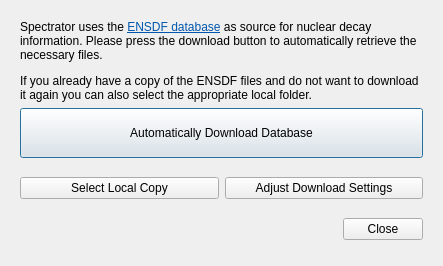
<?xml version="1.0" encoding="UTF-8"?>
<ui version="4.0">
 <class>ENSDFDownloader</class>
 <widget class="QDialog" name="ENSDFDownloader">
  <property name="geometry">
   <rect>
    <x>0</x>
    <y>0</y>
    <width>443</width>
    <height>266</height>
   </rect>
  </property>
  <property name="windowTitle">
   <string>Database Download</string>
  </property>
  <layout class="QVBoxLayout" name="verticalLayout">
   <property name="leftMargin">
    <number>20</number>
   </property>
   <property name="topMargin">
    <number>20</number>
   </property>
   <property name="rightMargin">
    <number>20</number>
   </property>
   <item>
    <widget class="QLabel" name="label">
     <property name="text">
      <string>&lt;html&gt;&lt;head/&gt;&lt;body&gt;&lt;p&gt;Spectrator uses the &lt;a href=&quot;http://www.nndc.bnl.gov/ensdf/&quot;&gt;&lt;span style=&quot; text-decoration: underline; color:#0057ae;&quot;&gt;ENSDF database&lt;/span&gt;&lt;/a&gt; as source for nuclear decay information. Please press the download button to automatically retrieve the necessary files.&lt;/p&gt;&lt;p&gt;If you already have a copy of the ENSDF files and do not want to download it again you can also select the appropriate local folder.&lt;/p&gt;&lt;/body&gt;&lt;/html&gt;</string>
     </property>
     <property name="textFormat">
      <enum>Qt::RichText</enum>
     </property>
     <property name="wordWrap">
      <bool>true</bool>
     </property>
     <property name="openExternalLinks">
      <bool>true</bool>
     </property>
    </widget>
   </item>
   <item>
    <widget class="QPushButton" name="downloadButton">
     <property name="minimumSize">
      <size>
       <width>0</width>
       <height>50</height>
      </size>
     </property>
     <property name="text">
      <string>Automatically Download Database</string>
     </property>
     <property name="icon">
      <iconset resource="spectrator.qrc">
       <normaloff>:/download.png</normaloff>:/download.png</iconset>
     </property>
     <property name="iconSize">
      <size>
       <width>32</width>
       <height>32</height>
      </size>
     </property>
     <property name="default">
      <bool>true</bool>
     </property>
    </widget>
   </item>
   <item>
    <widget class="QStackedWidget" name="stackedWidget">
     <property name="currentIndex">
      <number>0</number>
     </property>
     <widget class="QWidget" name="buttonPage">
      <layout class="QVBoxLayout" name="verticalLayout_4">
       <property name="margin">
        <number>0</number>
       </property>
       <item>
        <layout class="QHBoxLayout" name="horizontalLayout">
         <item>
          <widget class="QPushButton" name="localButton">
           <property name="text">
            <string>Select Local Copy</string>
           </property>
           <property name="icon">
            <iconset resource="spectrator.qrc">
             <normaloff>:/document-open-folder.png</normaloff>:/document-open-folder.png</iconset>
           </property>
          </widget>
         </item>
         <item>
          <widget class="QPushButton" name="setupButton">
           <property name="text">
            <string>Adjust Download Settings</string>
           </property>
           <property name="icon">
            <iconset resource="spectrator.qrc">
             <normaloff>:/configure.png</normaloff>:/configure.png</iconset>
           </property>
          </widget>
         </item>
        </layout>
       </item>
       <item>
        <layout class="QHBoxLayout" name="horizontalLayout_2">
         <property name="spacing">
          <number>0</number>
         </property>
         <item>
          <spacer name="horizontalSpacer">
           <property name="orientation">
            <enum>Qt::Horizontal</enum>
           </property>
           <property name="sizeHint" stdset="0">
            <size>
             <width>40</width>
             <height>20</height>
            </size>
           </property>
          </spacer>
         </item>
         <item>
          <widget class="QPushButton" name="closeButton">
           <property name="text">
            <string>Close</string>
           </property>
           <property name="icon">
            <iconset resource="spectrator.qrc">
             <normaloff>:/dialog-close.png</normaloff>:/dialog-close.png</iconset>
           </property>
          </widget>
         </item>
        </layout>
       </item>
      </layout>
     </widget>
     <widget class="QWidget" name="progressPage">
      <layout class="QVBoxLayout" name="verticalLayout_2">
       <property name="spacing">
        <number>8</number>
       </property>
       <property name="margin">
        <number>0</number>
       </property>
       <item>
        <widget class="QLabel" name="progressLabel">
         <property name="text">
          <string/>
         </property>
        </widget>
       </item>
       <item>
        <widget class="QProgressBar" name="progressBar">
         <property name="value">
          <number>0</number>
         </property>
        </widget>
       </item>
       <item>
        <layout class="QHBoxLayout" name="horizontalLayout_3">
         <item>
          <widget class="QPushButton" name="ftpCancelButton">
           <property name="sizePolicy">
            <sizepolicy hsizetype="Fixed" vsizetype="Fixed">
             <horstretch>0</horstretch>
             <verstretch>0</verstretch>
            </sizepolicy>
           </property>
           <property name="text">
            <string>Cancel</string>
           </property>
           <property name="icon">
            <iconset resource="spectrator.qrc">
             <normaloff>:/dialog-cancel.png</normaloff>:/dialog-cancel.png</iconset>
           </property>
          </widget>
         </item>
        </layout>
       </item>
      </layout>
     </widget>
    </widget>
   </item>
  </layout>
 </widget>
 <resources>
  <include location="spectrator.qrc"/>
 </resources>
 <connections/>
</ui>
